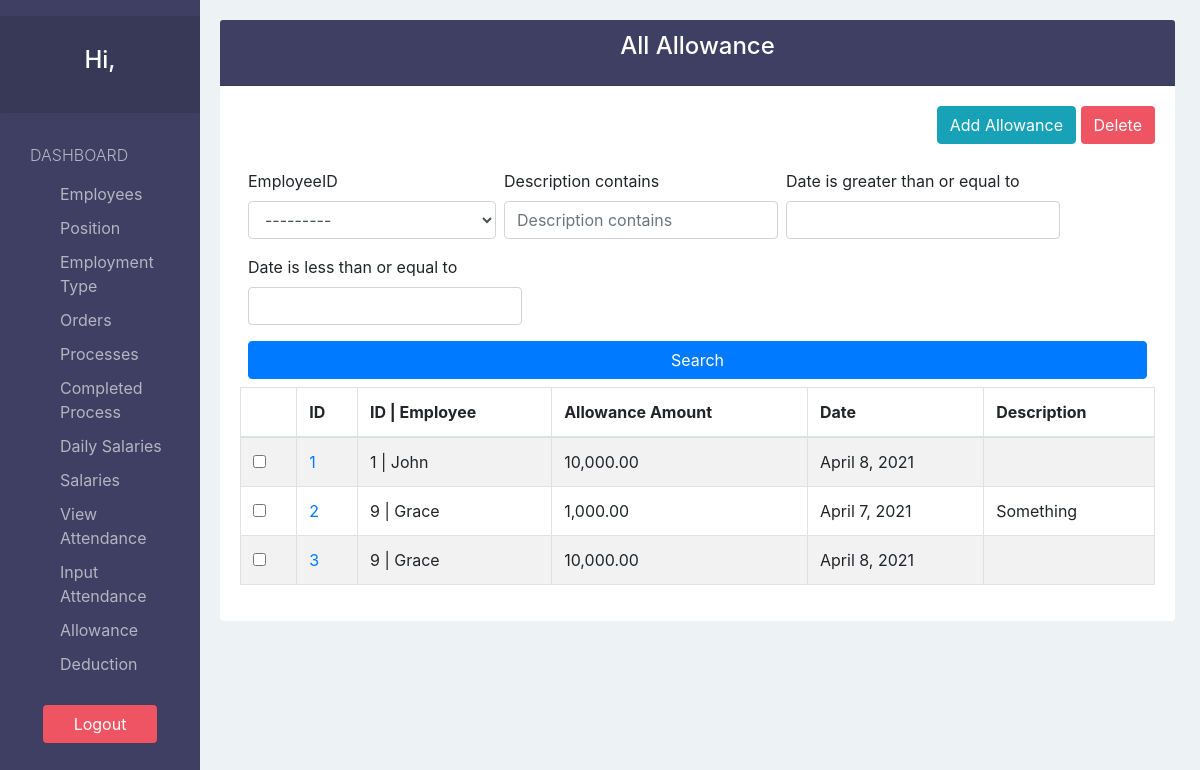
/allowance/, run on the app's committed database.
### payrollApp/models.py (models this page shows)
class Allowance(models.Model):
  employeeID  = models.ForeignKey('Employee', default=None, null=True, on_delete=models.SET_DEFAULT)
  amount      = models.DecimalField(decimal_places=2, max_digits=100, validators=[MinValueValidator(0.01, message="Amount must be greater than 0")])
  description = models.CharField(max_length=200, null=True, blank=True)
  date        = models.DateField()

class Employee(models.Model):
  firstName      = models.CharField(max_length=30)
  lastName       = models.CharField(max_length=30, blank=True, null=True)
  phoneNumber    = models.CharField(max_length=15, blank=True, null=True)
  email          = models.CharField(max_length=100, blank=True, null=True)
  address        = models.CharField(max_length=200, blank=True, null=True)
  positionID     = models.ForeignKey('Position', default=None, null=True, on_delete=models.SET_DEFAULT, blank=True)
  employmentTypeID = models.ForeignKey('EmploymentType', default=None, null=True, on_delete=models.SET_DEFAULT, blank=True)
  hireDate       = models.DateTimeField(auto_now_add=True)
  terminationDate= models.DateTimeField(blank=True, null=True)
  notes          = models.TextField(blank=True, null=True)
  def __str__(self):
    if self.lastName:
      return str(self.id)+" | "+self.firstName.capitalize()+" "+self.lastName.capitalize()
    else:
      return str(self.id)+" | "+self.firstName.capitalize()

### payrollApp/views.py (the view)
# urls.py: path('allowance/', views.allowance_view, name="allowance"),
def allowance_view(request):
  allowances = Allowance.objects.all()
  flag   = True
  if not allowances:
    flag=False
  myFilter = AllowanceFilter(request.GET, queryset=allowances)
  allowances = myFilter.qs
  context = {
    'allowances':allowances,
    'flags':flag,
    'myFilter':myFilter
  }
  return render(request, 'salary/allowance/allowance.html', context)

### payrollApp/templates/salary/allowance/allowance.html (shortened to what this page needs)
{% extends 'view_base.html' %}
{% load static %}
{% load humanize %}
{% load bootstrap4 %}
{% block script %}
  <link rel="stylesheet" href="http://code.jquery.com/ui/1.11.0/themes/smoothness/jquery-ui.css">
{% endblock %}
{% block viewTitle %}All Allowance{% endblock %}
{% block addBtn %}
  <a href="{% url 'create-allowance' %}" class="btn btn-info">Add Allowance</a>
{% endblock %}
{% block searchForm %}
  <form method="GET" class="searchForm">
    {% bootstrap_form myFilter.form %}
    <button class="btn btn-primary col-lg-12">Search</button>
  </form>
{% endblock %}
{% block columns %}
  {% if flags %}
    {% block form %}
      <form action="{% url 'delete-allowance'%}?next={{ request.path }}" method="POST">{% csrf_token %}
    {% endblock %}
    <th></th>
    <th>ID</th>
    <th>ID | Employee</th>
    <th>Allowance Amount</th>
    <th>Date</th>
    <th>Description</th>
  {% endif %}
{% endblock %}
{% block tbodyContent %}
  {% if not flags %}
  <h3>No Allowance Record</h3>
  {% else %}
    {% for allowance  in allowances %}
      <tr>
        <td><input type="checkbox" name="selected" value="{{ allowance.id }}"></td>
        <td scope="row"><a href="{% url 'edit-allowance' allowance.id %}?next={{ request.path }}">{{ allowance.id }}</a></td>
        <td>{{ allowance.employeeID }}</td>
        <td>{{ allowance.amount|intcomma}}</td>
        <td>{{ allowance.date }}</td>
        <td>{% if allowance.description %}
              {{ allowance.description|slice:"0:100" }}{% if allowance.description|length > 100 %}...{% endif %}
            {% endif %}
            </td>
      </tr>
    {% endfor %}
  {% endif %}
{% endblock %}

### payrollApp/static/css/style.css (style rules this page uses)
body { padding-top: 20px; background-color: #EDF2F5; overflow: auto; }
.table > thead > tr > th, .table > thead > tr >td { vertical-align: middle; }
.searchForm { padding: 8px; display: flex; flex-flow: wrap; }
.form-group { margin-right: 0.5rem; }

### data on the page
Allowance: id "1", employeeID "1 | John", amount "10,000.00", date "April 8, 2021"
Allowance: id "2", employeeID "9 | Grace", amount "1,000.00", date "April 7, 2021", description "Something"
Allowance: id "3", employeeID "9 | Grace", amount "10,000.00", date "April 8, 2021"
